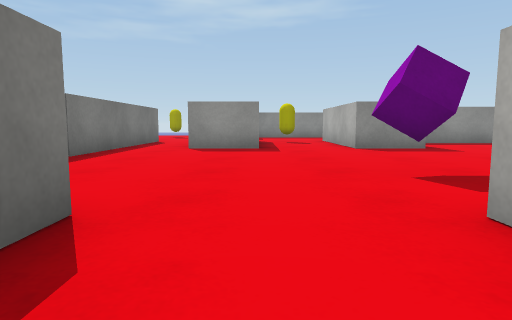
View 1 (above)

24 first-person views from a walk through a 3-D level made in the Unity game engine. The camera is 0.56 m above the floor, tilts 6° down and sees 75° across. The floor is counted in squares, 1 m on a side. Each view is taken from the middle of a square. On the plan, view 1 faces up. The plan holds only what a view shows up to about 9 squares ahead; the rest is blank. The place goes on beyond the plan. The player character is not drawn. Surface patterns are stand-ins for the level's own textures.

View 2
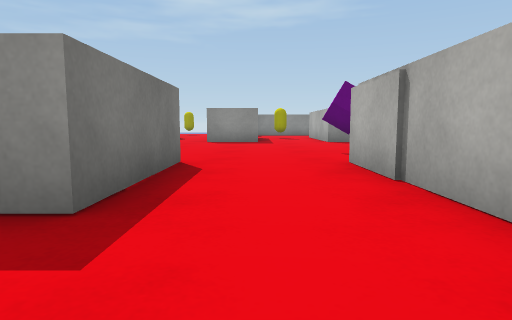

View 3
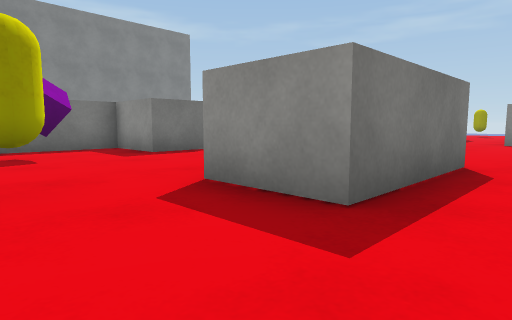

View 4
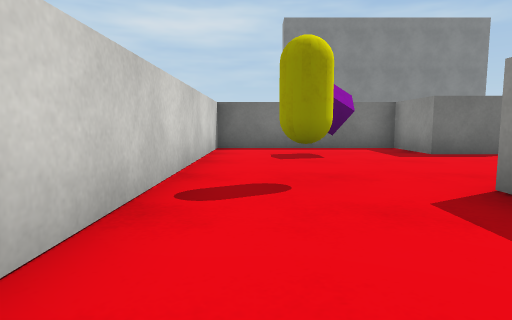

View 5
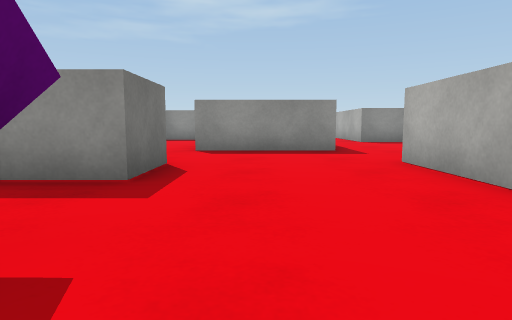

View 6
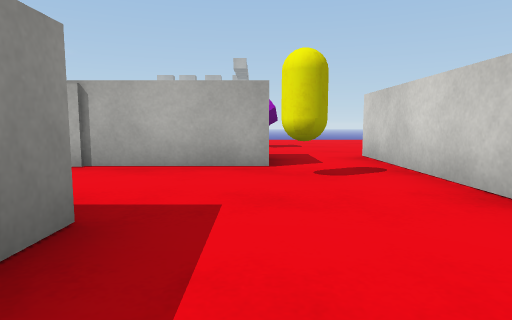

View 7
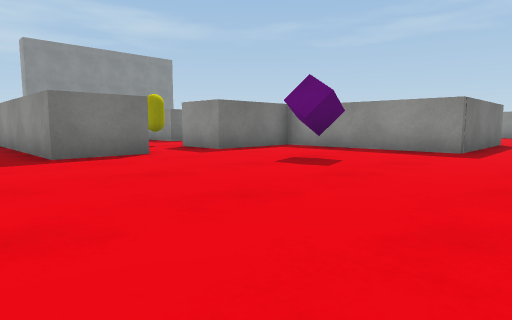

View 8
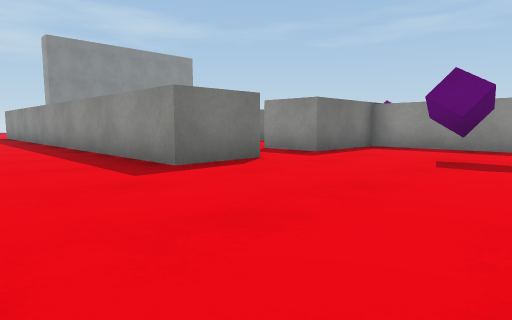

View 9
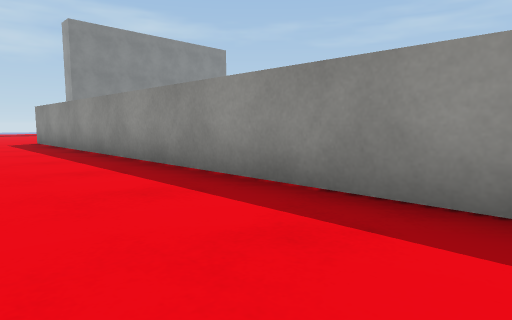

View 10
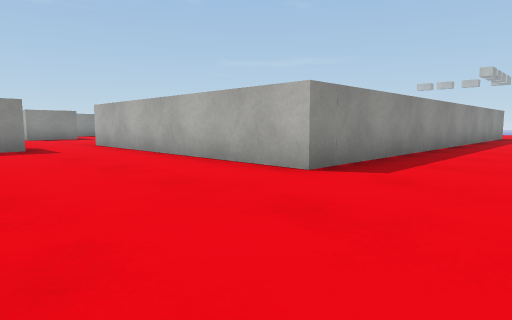

View 11
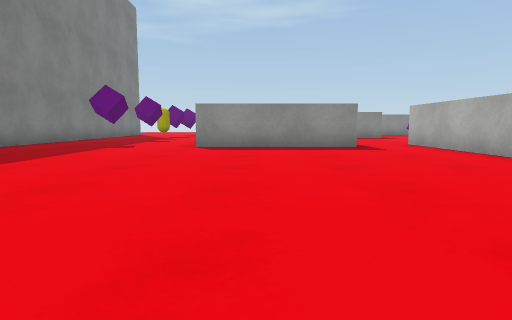

View 12
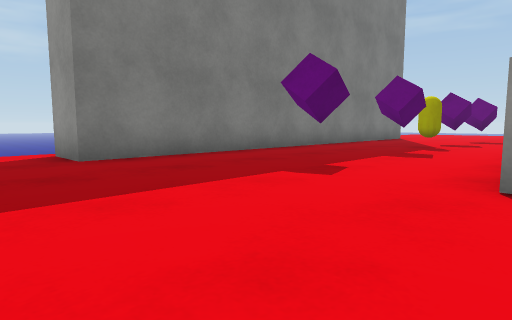

View 13
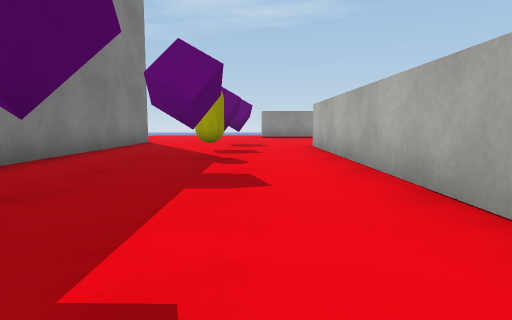

View 14
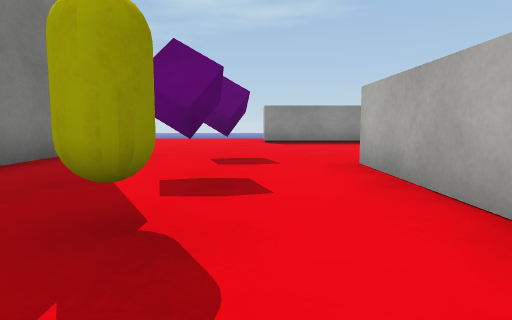

View 15
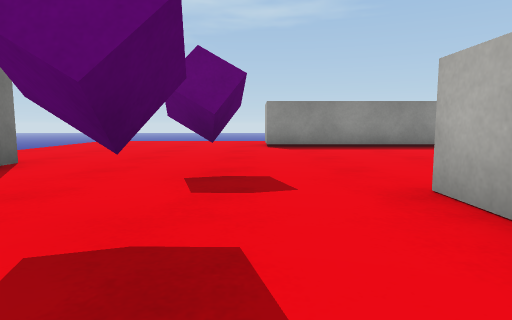

View 16
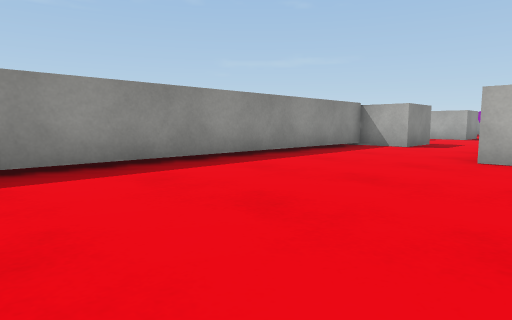

View 17
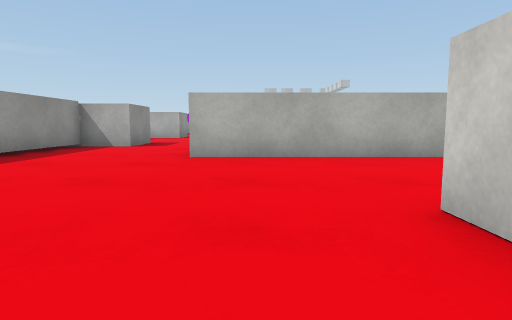

View 18
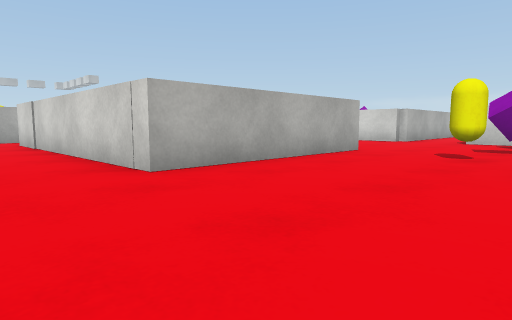

View 19
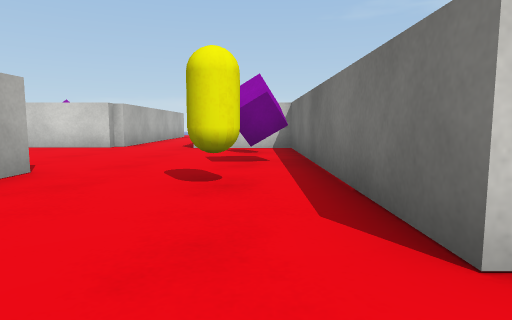

View 20
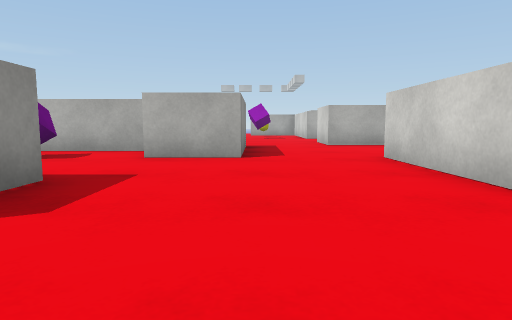

View 21
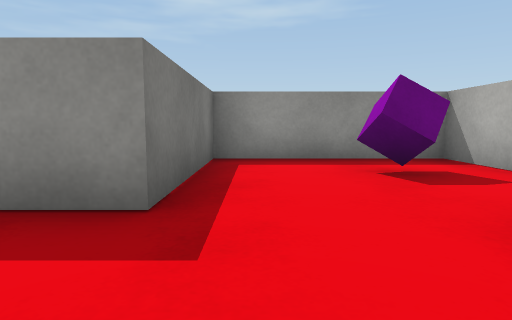

View 22
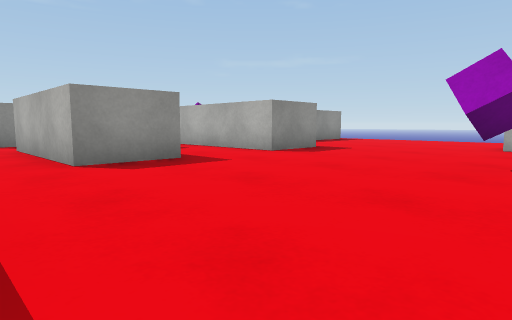

View 23
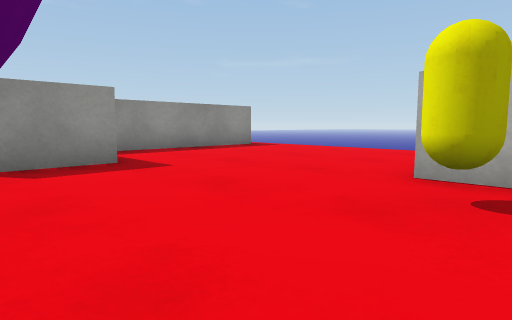

View 24
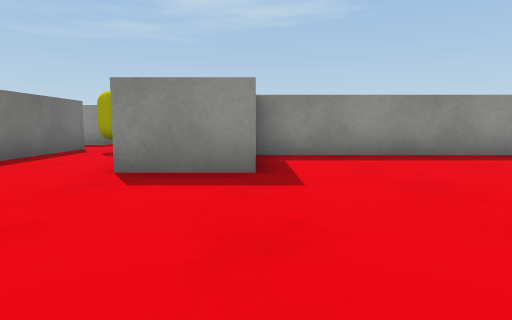

### Floor plan
Points are (right, up) in squares from view 1. A wall is a line through its corners. A room is listed if a view was taken in it or the views show most of it. See-through windows are left out.
Room 1 (views 1, 2, 3, 4, 5, 6)
walls: (-2.8, -0.2) (-2.8, 2.1); (-6.3, 1.8) (-6.3, 0.3) (-8, 0.3) (-8, -3.9) (1.5, -3.9); (-1.1, 2.1) (-1.1, -1) (-2.9, -1); (-3.2, 4.3) (-6.3, 4.3); (1.5, -2.2) (1.5, 2)
ways out: opening at (-7, 3) to room 2; opening at (-3, 3) to room 2; opening at (0.5, 3) to room 2; opening at (2.5, -3) to room 2
objects: purple cube (-6, -2); yellow capsule (-3, -3); yellow capsule (1, -3)
Room 2 (views 7, 8, 9, 10, 11, 12, 13, 14, 15, 16, 17, 18, 19, 20, 21, 22, 23, 24)
walls: (-6.3, 4.3) (-6.3, 6); (-10.4, 6.1) (-10.4, 11.1) (-3.2, 11.1); (-4.9, 6.4) (-4.9, 9.5) (-8.7, 9.5) (-8.7, 6.1) (-9.8, 6.1); (-11.4, 0.3) (-15.5, 0.3); (-3.2, 9.1) (-3.2, 5.8); (-15.5, 1.9) (-15.5, 8.9); (-14.5, 8.8) (-13.9, 8.8) (-13.9, 2) (-12.2, 2); (0.1, 7.9) (-1.6, 7.9) (-1.6, 11.8); (-6.4, 13.2) (-7.4, 13.2) (-7.4, 14.5) (-16.8, 14.5); (0.1, 11.8) (0.1, 9); (-1.2, 13.2) (-1.8, 13.2); (1.5, -3.9) (3, -3.9) (3, -5.6) (-9.7, -5.6) (-9.7, 1.8) (-6.3, 1.8); (4.1, 7.9) (2.3, 7.9) (2.3, 10.5); (5.6, 3.4) (5.6, 4.4); (-20.5, 11) (-20.5, -1.3) (-21.9, -1.3); (7.3, 4.1) (7.3, 0.3) (3, 0.3) (3, -2.2) (1.5, -2.2); (8.8, 10.1) (4, 10.1)
ways out: opening at (-7, 3) to room 1; opening at (-3, 3) to room 1; opening at (0.5, 3) to room 1; opening at (2.5, -3) to room 1; opening at (1, 11); gap at (-1, 13)
objects: purple cube (-18, 1); purple cube (-18, 4); yellow capsule (-18, 6); purple cube (-18, 8); purple cube (-18, 10); purple cube (-13, 5); yellow capsule (-13, 7); purple cube (-6, 8); yellow capsule (1, 11); purple cube (2, 4); purple cube (5, -2) to (6, -2); yellow capsule (5, 4)

Where each view was taken, in squares from view 1:
view 1: 0 up, 0 right, facing up
view 2: 3 down, 0 right, facing up
view 3: 3 down, 0 right, facing up-left
view 4: 3 down, 0 right, facing left
view 5: 3 down, 5 left, facing up
view 6: 2 down, 3 left, facing right
view 7: 7 down, 9 right, facing up-left
view 8: 8 down, 7 right, facing up-left
view 9: 8 down, 2 right, facing up-left
view 10: 8 down, 13 left, facing up-right
view 11: 8 down, 14 left, facing up
view 12: 3 down, 15 left, facing up-left
view 13: 0 up, 17 left, facing up
view 14: 4 up, 17 left, facing up
view 15: 6 up, 17 left, facing up
view 16: 10 up, 16 left, facing up-right
view 17: 10 up, 16 left, facing right
view 18: 13 up, 14 left, facing down-right
view 19: 10 up, 13 left, facing down
view 20: 4 up, 12 left, facing right
view 21: 4 up, 8 left, facing up
view 22: 3 up, 3 left, facing up-right
view 23: 3 up, 2 right, facing up-right
view 24: 4 up, 4 right, facing up
